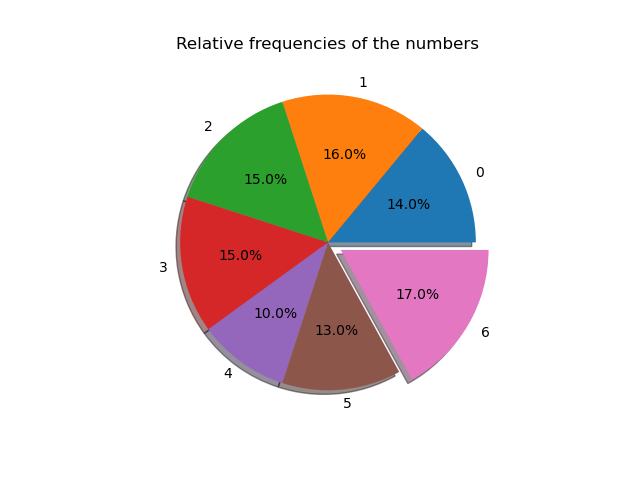

Recreate this plot in Python.
# -*- coding: utf-8 -*-
"""
Created on Tue Mar 29 13:51:57 2022

Ethan Chesson
COMP 651-001
Dr. Esterline
"""

import matplotlib.pyplot as plt

# Problem 3
cnts = {}

with open('ints.txt', 'r') as f:
    ls = [int(x) for x in f.readlines()]

m = max(ls)

for n in range(m+1):
    cnts.update({n:ls.count(n)})
    if int(n) not in ls:
        raise Exception(f'No elements {n}, with max = {m}')
        
vals = [i for x,i in sorted(cnts.items())]
labels = [x for x in range(m+1)]
max_index = vals.index(max(vals))
explode = [0 for x in range(m+1)]
explode[max_index] = 0.1

fig1, ax1 = plt.subplots()
ax1.pie(vals, labels=labels, explode=explode, autopct='%1.1f%%', shadow=True)
plt.title('Relative frequencies of the numbers')
plt.savefig('Assignment_7-3_pie_chart.png')
